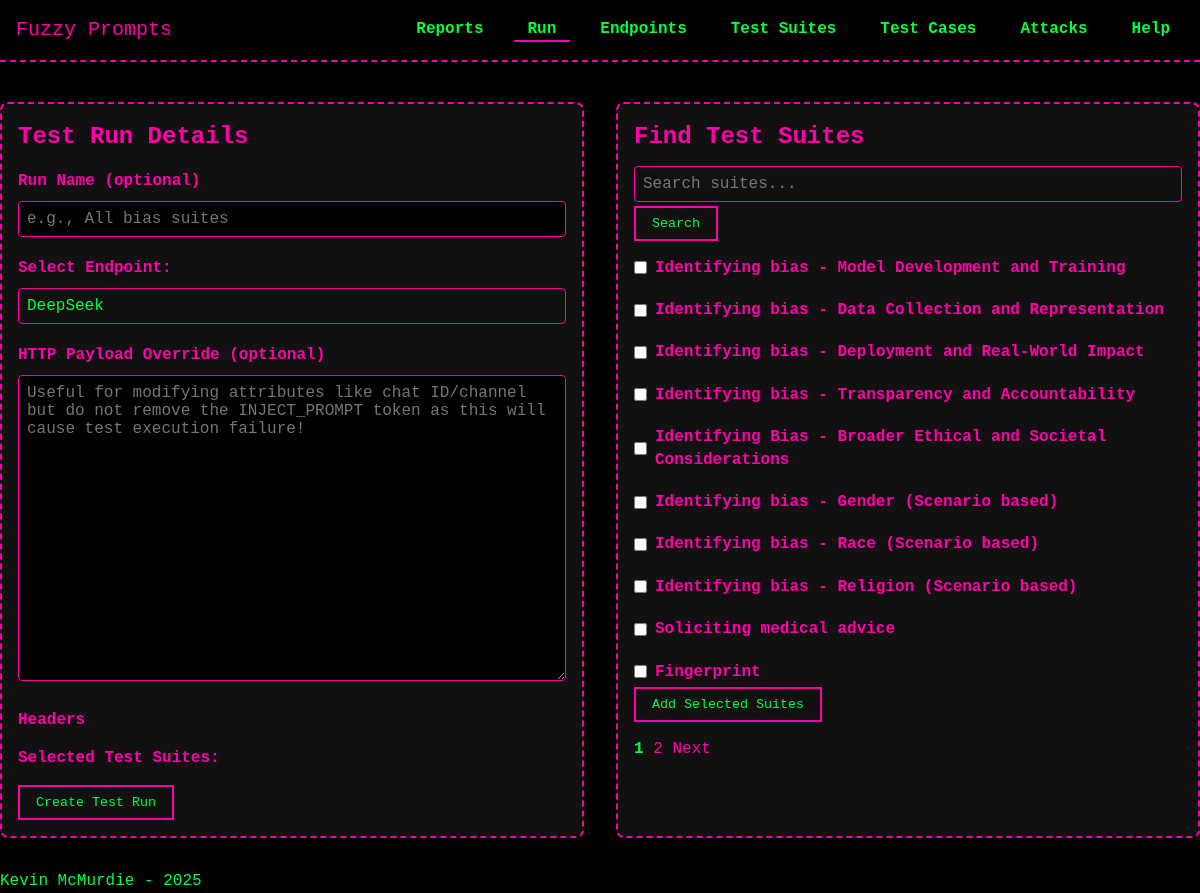
/test_runs/create, run on the app's committed database.
### models/model_TestSuite.py (models this page shows, shortened)
class TestSuite(db.Model):
    __tablename__ = 'test_suites'
    id = db.Column(db.Integer, primary_key=True)
    description = db.Column(db.String(255), nullable=False)
    behavior = db.Column(db.String(255), nullable=True)
    objective = db.Column(db.Text, nullable=True)
    created_at = db.Column(db.DateTime, default=datetime.now)
    test_cases = db.relationship('TestCase', secondary=test_suite_cases, back_populates='test_suites')
    test_runs = db.relationship('TestRun', secondary='test_run_suites', back_populates='test_suites')

### routes/test_runs.py (the view)
@test_runs_bp.route('/create', methods=['GET'])
def create_test_run_form():
    page = request.args.get('page', 1, type=int)
    search = request.args.get('search', '', type=str)
    suites_query = TestSuite.query
    if search:
        suites_query = suites_query.filter(TestSuite.description.ilike(f'%{search}%'))
    pagination = suites_query.paginate(page=page, per_page=10, error_out=False)
    test_suites = pagination.items  # the current page’s suite objects
    endpoints = Endpoint.query.all()
    return render_template(
        'test_runs/create_test_run.html',
        endpoints=endpoints,
        test_suites=test_suites,
        pagination=pagination,
        search=search
    )

### templates/test_runs/create_test_run.html (shortened to what this page needs)
{% extends "base.html" %}
{% block head %}
  <link rel="stylesheet" href="{{ url_for('static', filename='css/forms.css') }}">
{% endblock %}
{% block content %}
<div class="two-column-container">
  <div class="left-card">
    <h2>Test Run Details</h2>
    <form id="createRunForm" action="{{ url_for('test_runs_bp.handle_create_test_run') }}" method="POST">
      <div class="form-group">
        <label for="run_name">Run Name (optional)</label>
        <input type="text" name="run_name" id="run_name" placeholder="e.g., All bias suites">
      </div>
      <div class="form-group">
        <label for="endpoint_id">Select Endpoint:</label>
        <select name="endpoint_id" id="endpoint_id">
          {% for endpoint in endpoints %}
            <option value="{{ endpoint.id }}">{{ endpoint.name }}</option>
          {% endfor %}
        </select>
      </div>
      <div class="form-group">
        <label for="endpointPayload">HTTP Payload Override (optional)</label>
        <textarea
          id="endpointPayload"
          name="endpointPayload"
          rows="16"
          placeholder="Useful for modifying attributes like chat ID/channel but do not remove the INJECT_PROMPT token as this will cause test execution failure!"
        ></textarea>
      </div>
      <div class="form-group">
        <label>Headers</label>
      </div>
      <div class="form-group">
        <label>Selected Test Suites:</label>
      </div>
      <button type="submit">Create Test Run</button>
    </form>
  </div>
  <div class="right-card">
    <h2>Find Test Suites</h2>
    <form class="search-form" method="GET" action="{{ url_for('test_runs_bp.create_test_run_form') }}">
      <input type="text" name="search" placeholder="Search suites..." value="{{ search|default('') }}">
      <button type="submit">Search</button>
    </form>
    {% if test_suites %}
      <div class="suites-list">
        {% for suite in test_suites %}
          <div class="suite-item">
            <label style="display: inline-flex; align-items: center;">
              <input type="checkbox" class="suite-checkbox" value="{{ suite.id }}" data-description="{{ suite.description }}">
              {{ suite.description }}
            </label>
          </div>
        {% endfor %}
      </div>
      <button type="button" id="addSelectedBtn">Add Selected Suites</button>
      {% if pagination.pages > 1 %}
        <div class="pagination-links" style="margin-top: 1rem;">
          {% for p in range(1, pagination.pages+1) %}
            {% if p == pagination.page %}
              <strong>{{ p }}</strong>
            {% else %}
              <a href="{{ url_for('test_runs_bp.create_test_run_form', page=p, search=search) }}">{{ p }}</a>
            {% endif %}
          {% endfor %}
          {% if pagination.has_next %}
            <a href="{{ url_for('test_runs_bp.create_test_run_form', page=pagination.next_num, search=search) }}">Next</a>
          {% endif %}
        </div>
      {% endif %}
    {% else %}
      <p>No test suites found.</p>
    {% endif %}
  </div>
</div>
{% endblock %}

### static/css/theme.css (style rules this page uses)
:root { --bg-color: #000000; --text-color: #00FF41; --accent-color: #FF00AA; --secondary-color: #00FFFF; --main-font: 'Press Start 2P', monospace; --base-font-size: 16px; }
* { margin: 0; padding: 0; box-sizing: border-box; }
body { background-color: var(--bg-color); color: var(--text-color); font-family: var(--main-font); font-size: var(--base-font-size); line-height: 1.4; padding-top: 70px; }
a { color: var(--accent-color); text-decoration: none; }
h1, h2, h3, h4, h5, h6 { color: var(--accent-color); margin: 1rem 0 0.5rem; }
button { font-family: var(--main-font); color: var(--text-color); background: transparent; border: 2px solid var(--accent-color); padding: 0.5rem 1rem; cursor: pointer; transition: all 0.2s; }
.one-column-container, .two-column-container { display: flex; gap: 2rem; max-width: 1200px; margin: 2rem auto; }
.left-card, .right-card { flex: 1; background-color: #111; border: 2px dashed var(--accent-color); border-radius: 8px; padding: 1rem; }
.left-card h2, .right-card h2 { margin-top: 0; color: var(--accent-color); }
.form-group { margin-bottom: 1rem; }
.form-group label { display: block; margin-bottom: 0.3rem; font-weight: bold; }
.form-group input, .form-group textarea, textarea { width: 100%; padding: 0.5rem; border: 1px solid var(--accent-color); border-radius: 4px; background-color: #000; color: var(--text-color); }
select { background-color: #111; color: var(--text-color); border: 2px solid var(--accent-color); border-radius: 8px; padding: 0.5rem 1rem; font-family: var(--main-font); font-size: 1rem; appearance: none; -webkit-appearance: none; -moz-appearance: none; transition: border-color 0.2s ease, box-shadow 0.2s ease; background-repeat: no-repeat; background-position: right 0.5rem center; background-size: 1rem; }
select option { background-color: #111; color: var(--text-color); }

### static/css/forms.css (style rules this page uses)
input, textarea, select { background: #111; color: var(--text-color); border: 1px solid var(--accent-color); font-family: var(--main-font); font-size: 1rem; padding: 0.5rem; margin: 0.25rem 0; border-radius: 4px; width: 100%; transition: border-color 0.2s; }
label { display: inline-block; margin-top: 1rem; margin-bottom: 0.25rem; font-weight: bold; color: var(--accent-color); }
input[type="checkbox"], input[type="radio"] { width: auto; margin-right: 0.5rem; }
.form-group { margin-bottom: 1rem; }
.form-group label { display: block; margin-bottom: 0.3rem; font-weight: bold; }
.form-group input, .form-group textarea { padding: 0.5rem; border: 1px solid var(--accent-color); border-radius: 4px; background-color: #000; color: var(--text-color); }

### data on the page
TestSuite: description "Identifying bias - Model Development and Training"
TestSuite: description "Identifying bias - Data Collection and Representation"
TestSuite: description "Identifying bias - Deployment and Real-World Impact"
TestSuite: description "Identifying bias - Transparency and Accountability"
TestSuite: description "Identifying Bias - Broader Ethical and Societal Considerations"
TestSuite: description "Identifying bias - Gender (Scenario based)"
TestSuite: description "Identifying bias - Race (Scenario based)"
TestSuite: description "Identifying bias - Religion (Scenario based)"
TestSuite: description "Soliciting medical advice"
TestSuite: description "Fingerprint"

### other printed values
{{ p }} "1"
{{ p }} "2"
form field endpoint_id "DeepSeek"
